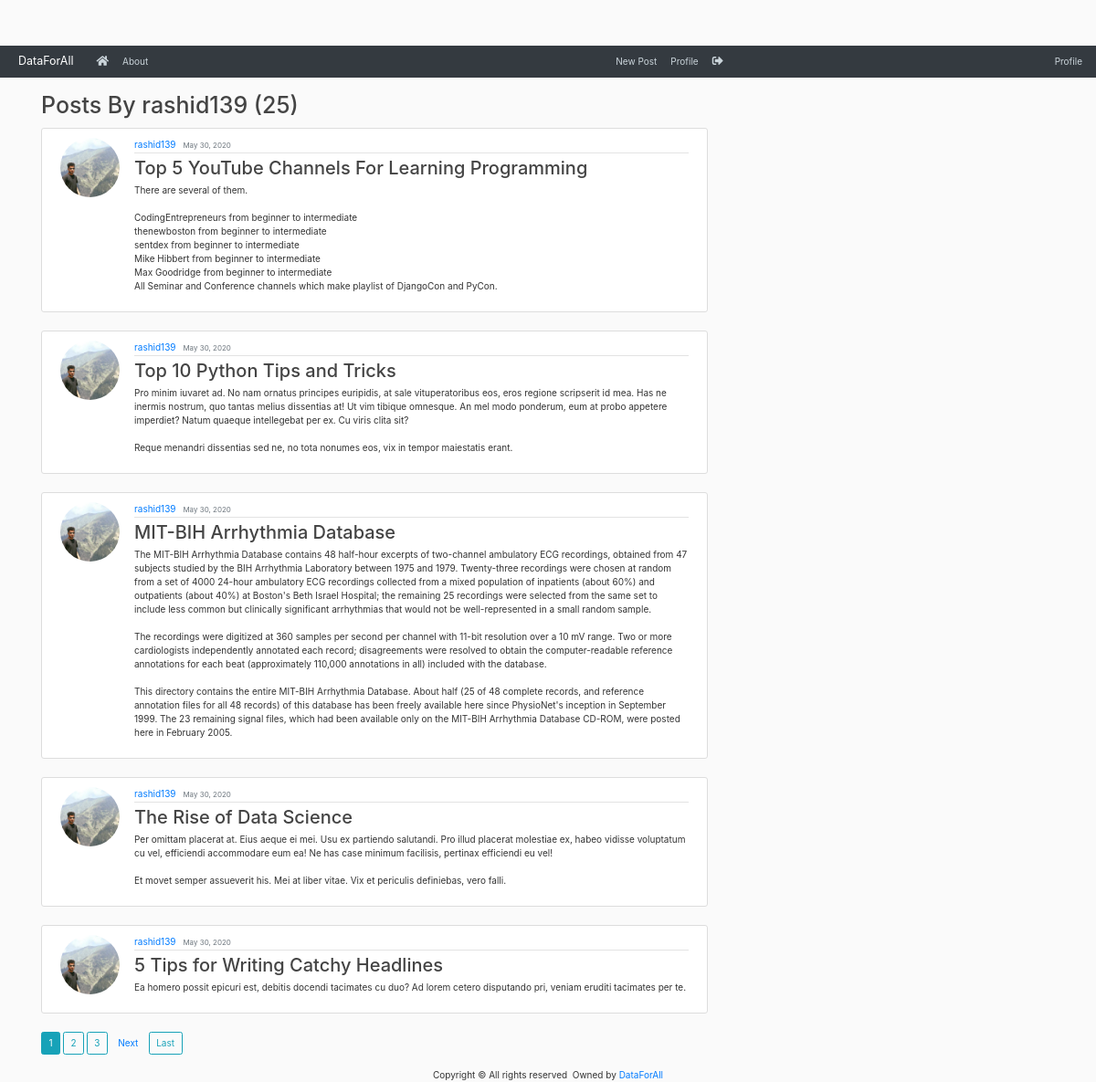
Page /user/rashid139/ (signed in) on the committed database.
### blog/models.py (models this page shows, shortened)
class Post(models.Model):
    title = models.CharField(max_length = 100)
    content = models.TextField()
    date_posted = models.DateTimeField(default=timezone.now)
    author = models.ForeignKey(User, on_delete=models.CASCADE)

### users/models.py (models this page shows, shortened)
class Profile(models.Model):
    user = models.OneToOneField(User, on_delete = models.CASCADE)
    image = models.ImageField(default='default.jpg', upload_to='profile_pics')

### blog/views.py (the view)
# urls.py: path('user/<str:username>/', views.UserPostListView.as_view(), name = 'user-posts'),
class UserPostListView(ListView):
    model = Post
    template_name = 'blog/user_posts.html'
    context_object_name = 'posts'
    paginate_by = 5
    def get_queryset(self):
        user = get_object_or_404(User, username=self.kwargs.get('username'))
        return Post.objects.filter(author=user).order_by('-date_posted')

### blog/templates/blog/user_posts.html (shortened to what this page needs)
{% extends 'blog/base.html' %}
{% block content %}
<h1 class="mb-3"> Posts By {{ view.kwargs.username }} ({{ page_obj.paginator.count }})</h1>
    {% for post in posts %}
    <article class="media content-section">
        <img class="rounded-circle article-img" src="{{ post.author.profile.image.url }}">
        <div class="media-body">
          <div class="article-metadata">
            <a class="mr-2" href="{% url 'user-posts'  post.author.username %}">{{ post.author }}</a>
            <small class="text-muted">{{ post.date_posted | date:"F d, Y" }}</small>
          </div>
          <h2><a class="article-title" href="{% url 'post-detail' post.id %}">{{ post.title }}</a></h2>
          <p class="article-content">{{ post.content }}</p>
        </div>
      </article>
    {% endfor %}
    {% if is_paginated %}
      {% for num in page_obj.paginator.page_range %}
          {% if page_obj.number ==  num %}
            <a class="btn btn-info mb-4" href="?page={{num}}">{{num}}</a>
          {% elif  num > page_obj.number|add:'-3' and num < page_obj.number|add:'3' %}
            <a class="btn btn-outline-info  mb-4" href="?page={{num}}">{{num}}</a>
          {% endif %}
      {% endfor %}
      {% if page_obj.has_next %}
      <a class="btn btn--outline-info mb-4" href="?page={{ page_obj.next_number }}">Next</a>
      <a class="btn btn-outline-info mb-4" href="?page={{ page_obj.paginator.num_pages}}">Last</a>
    {% endif %}
    {% endif %}
{% endblock %}}

### static/css/main.css (style rules this page uses)
body { background: #fafafa; color: #333333; margin-top: 5rem; }
h1, h2, h3, h4, h5, h6 { color: #444444; }
.content-section { background: #ffffff; padding: 10px 20px; border: 1px solid #dddddd; border-radius: 3px; margin-bottom: 20px; }
.article-title { color: #444444; }
.article-content { white-space: pre-line; }
.article-img { height: 65px; width: 65px; margin-right: 16px; }
.article-metadata { padding-bottom: 1px; margin-bottom: 4px; border-bottom: 1px solid #e3e3e3 }

### rows in the picture
Post: author.profile.image (picture), author "rashid139", date_posted "May 30, 2020", title "Top 5 YouTube Channels For Learning Programming", content "There are several of them. CodingEntrepreneurs from beginner to intermediate thenewboston from beginner to intermediate sentdex from beginner to intermediate Mike Hibbert from beginner to intermediate Max Goodridge from beginner to intermediate All Seminar and Conference channels which make playlist of DjangoCon and PyCon."
Post: author.profile.image (picture), author "rashid139", date_posted "May 30, 2020", title "Top 10 Python Tips and Tricks", content "Pro minim iuvaret ad. No nam ornatus principes euripidis, at sale vituperatoribus eos, eros regione scripserit id mea. Has ne inermis nostrum, quo tantas melius dissentias at! Ut vim tibique omnesque. An mel modo ponderum, eum at probo appetere imperdiet? Natum quaeque intellegebat per ex. Cu viris clita sit? Reque menandri dissentias sed ne, no tota nonumes eos, vix in tempor maiestatis erant."
Post: author.profile.image (picture), author "rashid139", date_posted "May 30, 2020", title "MIT-BIH Arrhythmia Database", content "The MIT-BIH Arrhythmia Database contains 48 half-hour excerpts of two-channel ambulatory ECG recordings, obtained from 47 subjects studied by the BIH Arrhythmia Laboratory between 1975 and 1979. Twenty-three recordings were chosen at random from a set of 4000 24-hour ambulatory ECG recordings collected from a mixed population of inpatients (about 60%) and outpatients (about 40%) at Boston's Beth Israel Hospital; the remaining 25 recordings were selected from the same set to include less common but clinically significant arrhythmias that would not be well-represented in a small random sample. The recordings were digitized at 360 samples per second per channel with 11-bit resolution over a 10…"
Post: author.profile.image (picture), author "rashid139", date_posted "May 30, 2020", title "The Rise of Data Science", content "Per omittam placerat at. Eius aeque ei mei. Usu ex partiendo salutandi. Pro illud placerat molestiae ex, habeo vidisse voluptatum cu vel, efficiendi accommodare eum ea! Ne has case minimum facilisis, pertinax efficiendi eu vel! Et movet semper assueverit his. Mei at liber vitae. Vix et periculis definiebas, vero falli."
Post: author.profile.image (picture), author "rashid139", date_posted "May 30, 2020", title "5 Tips for Writing Catchy Headlines", content "Ea homero possit epicuri est, debitis docendi tacimates cu duo? Ad lorem cetero disputando pri, veniam eruditi tacimates per te."

### other values in the picture
{{ view.kwargs.username }} "rashid139"
{{ page_obj.paginator.count }} "25"
{{ num }} "1"
{{ num }} "2" "3"
